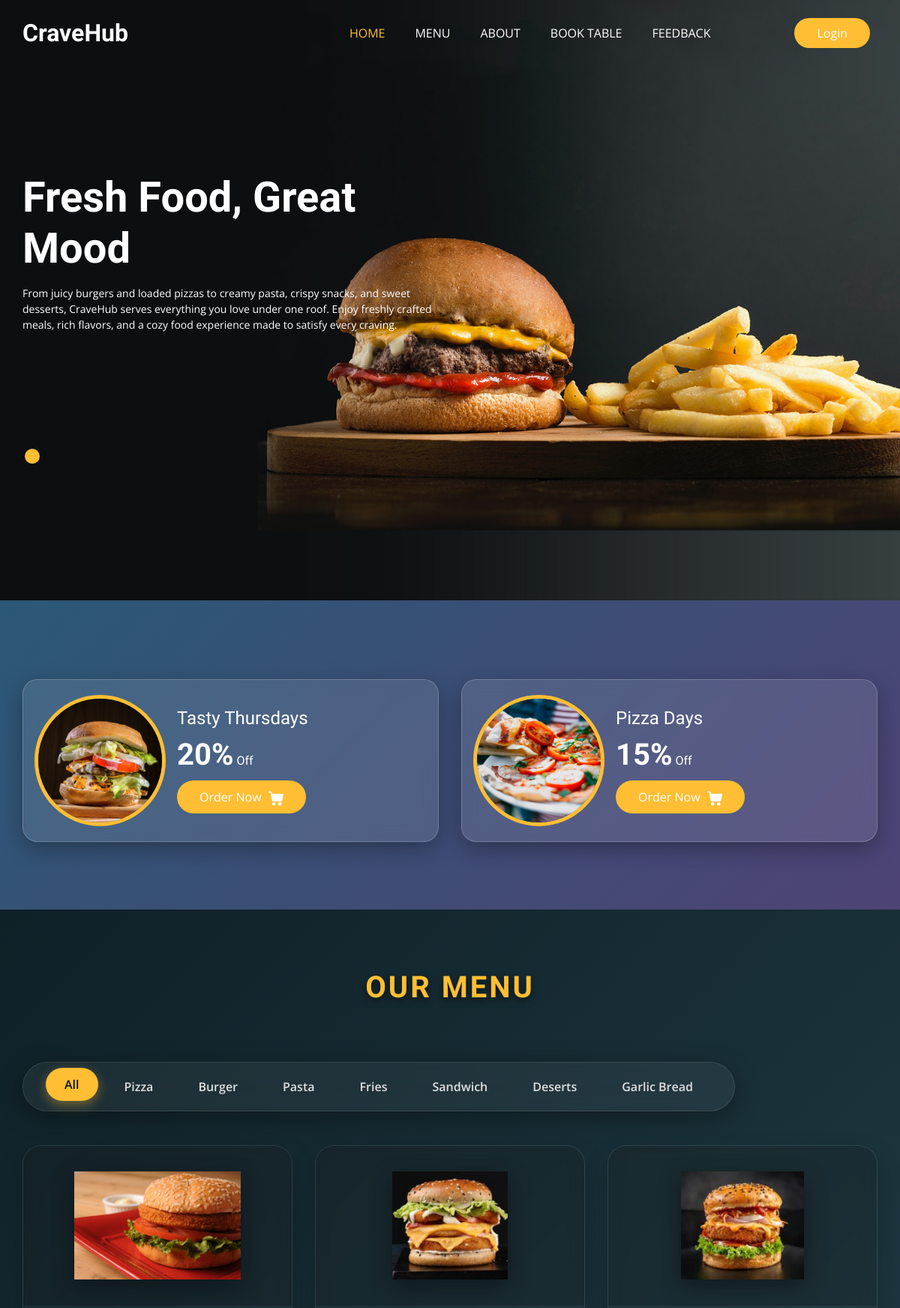
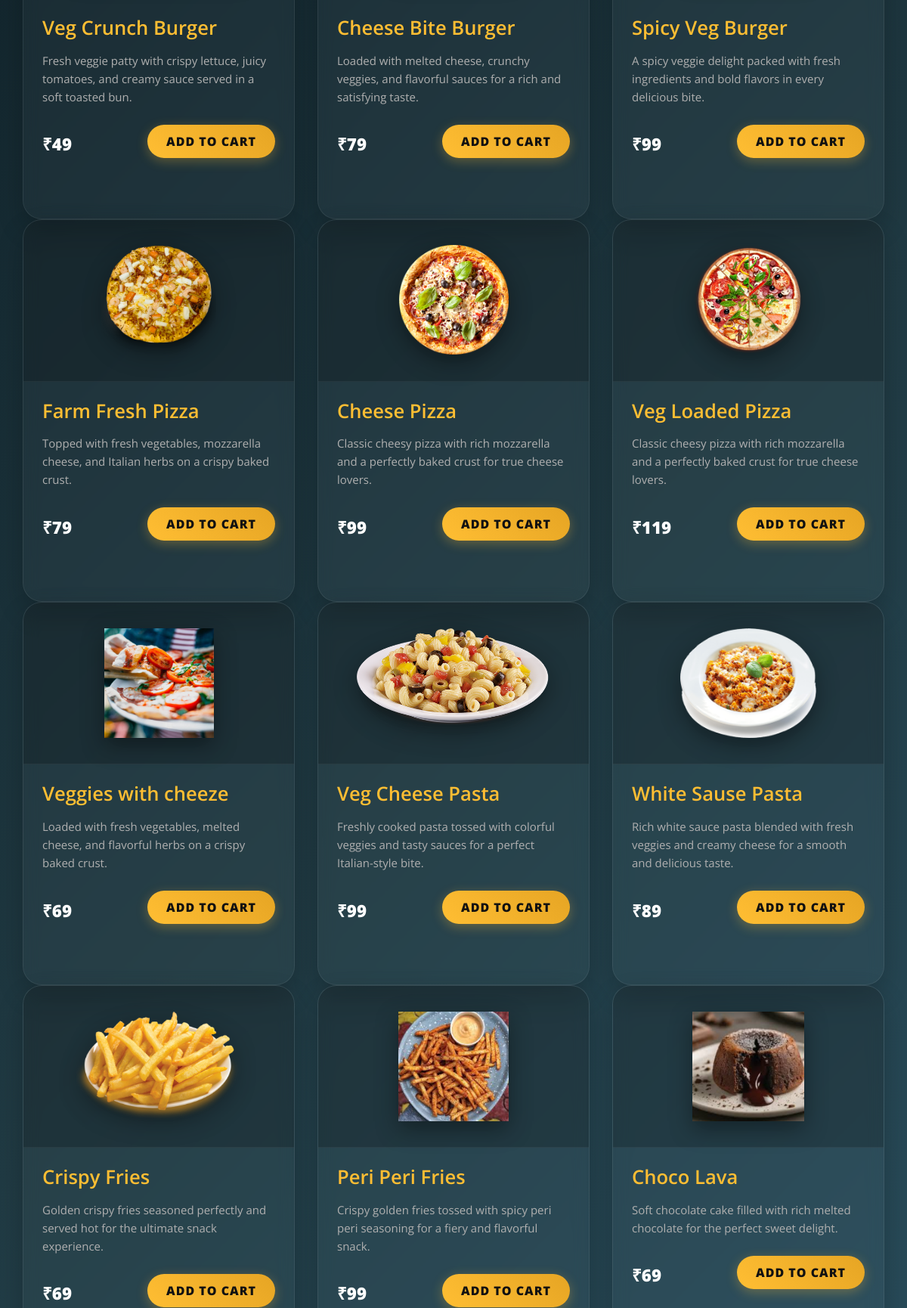
The page / (upper part) on the database its author committed (2 pictures, top to bottom).
### Base_App/models.py (models this page shows, shortened)
class ItemList(models.Model):
    Category_name = models.CharField(max_length=15)
    def __str__(self):
        return self.Category_name

class Items(models.Model):
    Item_name = models.CharField(max_length=40)
    description = models.TextField(blank=False)
    Price = models.IntegerField()
    Category = models.ForeignKey(ItemList, related_name='Name', on_delete=models.CASCADE)
    Image = models.ImageField(upload_to='items/')

### Base_App/views.py (the view)
# urls.py: path('', HomeView, name='Home'),
def HomeView(request):
    items =  Items.objects.all()
    list = ItemList.objects.all()
    review = Feedback.objects.all().order_by('-id')[:5]
    return render(request, 'home.html',{'items': items, 'list': list, 'review': review})

### Template/home.html (shortened to what this page needs)
{% extends "base.html" %}
{% block home_status %}active{% endblock home_status %}
{% load static %}
{% block slider %}
<section class="slider_section ">
  <div id="customCarousel1" class="carousel slide" data-ride="carousel">
    <div class="carousel-inner">
      <div class="carousel-item active">
        <div class="container ">
          <div class="row">
            <div class="col-md-7 col-lg-6 ">
              <div class="detail-box">
                <h1>
                  Fresh Food, Great Mood
                </h1>
                <p>
                  From juicy burgers and loaded pizzas to creamy pasta, crispy snacks, and sweet desserts,
                  CraveHub serves everything you love under one roof. Enjoy freshly crafted meals, rich flavors,
                  and a cozy food experience made to satisfy every craving.
                </p>
              </div>
            </div>
          </div>
        </div>
      </div>
    </div>
    <div class="container">
      <ol class="carousel-indicators">
        <li data-target="#customCarousel1" data-slide-to="0" class="active"></li>
      </ol>
    </div>
  </div>
</section>
{% endblock slider %}
{% block main %}
<section class="offer_section layout_padding-bottom">
  <div class="offer_container">
    <div class="container ">
      <div class="row">
        <div class="col-md-6  ">
          <div class="box ">
            <div class="img-box">
              <img src="{% static 'images/o1.jpg' %}" alt="">
            </div>
            <div class="detail-box">
              <h5>
                Tasty Thursdays
              </h5>
              <h6>
                <span>20%</span> Off
              </h6>
              <a href="">
                Order Now
              </a>
            </div>
          </div>
        </div>
        <div class="col-md-6  ">
          <div class="box ">
            <div class="img-box">
              <img src="{% static 'images/o2.jpg' %}" alt="">
            </div>
            <div class="detail-box">
              <h5>
                Pizza Days
              </h5>
              <h6>
                <span>15%</span> Off
              </h6>
              <a href="">
                Order Now
              </a>
            </div>
          </div>
        </div>
      </div>
    </div>
  </div>
</section>
<section class="food_section premium-menu-section layout_padding-bottom">
  <div class="container">
    <div class="heading_container heading_center">
      <h2>
        Our Menu
      </h2>
    </div>
    <ul class="filters_menu">
      <li class="active" data-filter="*">All</li>
      {% for i in list %}
      <li data-filter=".{{i.Category_name}}">{{i.Category_name}}</li>
      {% endfor %}
    </ul>
    <div class="filters-content">
      <div class="row grid">
        {% for j in items %}
        <div class="col-sm-6 col-lg-4 all {{j.Category}}">
          <div class="box">
            <div>
              <div class="img-box">
                <img src="/media/{{j.Image}} " alt="{{j.Image}}">
              </div>
              <div class="detail-box">
                <h5>
                  {{j.Item_name}}
                </h5>
                <p>
                  {{j.description}}
                </p>
                <div class="options">
                  <h6>
                    ₹{{j.Price}}
                  </h6>
                  <button class="btn btn-success add-to-cart" data-item-id="{{j.id}}" data-item-name="{{j.Item_name}}"
                    data-item-price="{{j.Price}}">
                    Add to Cart
                  </button>
                </div>
              </div>
            </div>
          </div>
        </div>
        {% endfor %}
      </div>
    </div>
  </div>
</section>
{% endblock main %}

### Static/css/responsive.css (style rules this page uses)
@media (min-width: 1200px) { .container { max-width: 1170px; } }

### Template/home.html (style rules this page uses)
.premium-menu-section { background: linear-gradient(135deg, #0f2027, #203a43, #2c5364) !important; padding-top: 80px; padding-bottom: 80px; color: #fff; margin-top: 0; }
.premium-menu-section .heading_container h2 { color: #ffbe33; font-weight: 800; text-transform: uppercase; letter-spacing: 3px; margin-bottom: 30px; text-shadow: 0 4px 10px rgba(0,0,0,0.5); }
.premium-menu-section .filters_menu { background: rgba(255, 255, 255, 0.05); backdrop-filter: blur(15px); padding: 10px 25px; border-radius: 50px; display: inline-flex; border: 1px solid rgba(255,255,255,0.1); box-shadow: 0 8px 32px 0 rgba(0, 0, 0, 0.37); }
.premium-menu-section .filters_menu li { color: #e0e0e0 !important; font-weight: 600; cursor: pointer; transition: all 0.3s ease; padding: 10px 25px; border-radius: 30px; margin: 0 5px; }
.premium-menu-section .filters_menu li:hover, .premium-menu-section .filters_menu li.active { background: #ffbe33 !important; color: #111 !important; transform: translateY(-3px); box-shadow: 0 5px 15px rgba(255, 190, 51, 0.4); }
.premium-menu-section .box { background: rgba(255, 255, 255, 0.03) !important; backdrop-filter: blur(10px); border: 1px solid rgba(255, 255, 255, 0.08); border-radius: 25px; overflow: hidden; transition: all 0.4s cubic-bezier(0.175, 0.885, 0.32, 1.275); box-shadow: 0 15px 35px rgba(0,0,0,0.2); height: 100%; margin-bottom: 30px; }
.premium-menu-section .img-box { background: rgba(0,0,0,0.2) !important; border-bottom: 1px solid rgba(255,255,255,0.05); padding: 30px 20px; border-radius: 25px 25px 0 0 !important; }
.premium-menu-section .img-box img { transition: transform 0.6s cubic-bezier(0.2, 0.8, 0.2, 1); filter: drop-shadow(0 10px 15px rgba(0,0,0,0.4)); }
.premium-menu-section .detail-box { color: #eee !important; padding: 30px 25px; }
.premium-menu-section .detail-box h5 { color: #ffbe33 !important; font-size: 1.6rem; font-weight: 800; margin-bottom: 15px; }
.premium-menu-section .detail-box p { color: #b0b0b0 !important; font-size: 0.95rem; line-height: 1.6; margin-bottom: 25px; }
.premium-menu-section .options { display: flex; justify-content: space-between; align-items: center; margin-top: auto; }
.premium-menu-section .options h6 { color: #fff !important; font-size: 1.4rem; font-weight: 800; margin: 0; }
.premium-menu-section .btn.add-to-cart { background: linear-gradient(45deg, #ffbe33, #e6a524) !important; border: none; color: #111 !important; border-radius: 50px; padding: 10px 25px; font-weight: 800; text-transform: uppercase; letter-spacing: 1px; transition: all 0.3s ease; box-shadow: 0 4px 15px rgba(255, 190, 51, 0.3); }

### Template/base.html (style rules this page uses)
.offer_section { background: linear-gradient(135deg, #2b5876, #4e4376) !important; padding-top: 60px; }
.offer_section .box { background: rgba(255, 255, 255, 0.1) !important; backdrop-filter: blur(10px); border: 1px solid rgba(255, 255, 255, 0.2); border-radius: 20px; box-shadow: 0 10px 30px rgba(0,0,0,0.3); transition: transform 0.3s ease; }

### rows shown on the page
ItemList: Category_name "Pizza"
ItemList: Category_name "Burger"
ItemList: Category_name "Pasta"
ItemList: Category_name "Fries"
ItemList: Category_name "Sandwich"
ItemList: Category_name "Deserts"
ItemList: Category_name "Garlic Bread"
Items: Image (picture), Item_name "Veg Crunch Burger", description "Fresh veggie patty with crispy lettuce, juicy tomatoes, and creamy sauce served in a soft toasted bun.", Price "49"
Items: Image (picture), Item_name "Cheese Bite Burger", description "Loaded with melted cheese, crunchy veggies, and flavorful sauces for a rich and satisfying taste.", Price "79"
Items: Image (picture), Item_name "Spicy Veg Burger", description "A spicy veggie delight packed with fresh ingredients and bold flavors in every delicious bite.", Price "99"
Items: Image (picture), Item_name "Farm Fresh Pizza", description "Topped with fresh vegetables, mozzarella cheese, and Italian herbs on a crispy baked crust.", Price "79"
Items: Image (picture), Item_name "Cheese Pizza", description "Classic cheesy pizza with rich mozzarella and a perfectly baked crust for true cheese lovers.", Price "99"
Items: Image (picture), Item_name "Veg Loaded Pizza", description "Classic cheesy pizza with rich mozzarella and a perfectly baked crust for true cheese lovers.", Price "119"
Items: Image (picture), Item_name "Veggies with cheeze", description "Loaded with fresh vegetables, melted cheese, and flavorful herbs on a crispy baked crust.", Price "69"
Items: Image (picture), Item_name "Veg Cheese Pasta", description "Freshly cooked pasta tossed with colorful veggies and tasty sauces for a perfect Italian-style bite.", Price "99"
Items: Image (picture), Item_name "White Sause Pasta", description "Rich white sauce pasta blended with fresh veggies and creamy cheese for a smooth and delicious taste.", Price "89"
Items: Image (picture), Item_name "Crispy Fries", description "Golden crispy fries seasoned perfectly and served hot for the ultimate snack experience.", Price "69"
Items: Image (picture), Item_name "Peri Peri Fries", description "Crispy golden fries tossed with spicy peri peri seasoning for a fiery and flavorful snack.", Price "99"
Items: Image (picture), Item_name "Choco Lava", description "Soft chocolate cake filled with rich melted chocolate for the perfect sweet delight.", Price "69"
